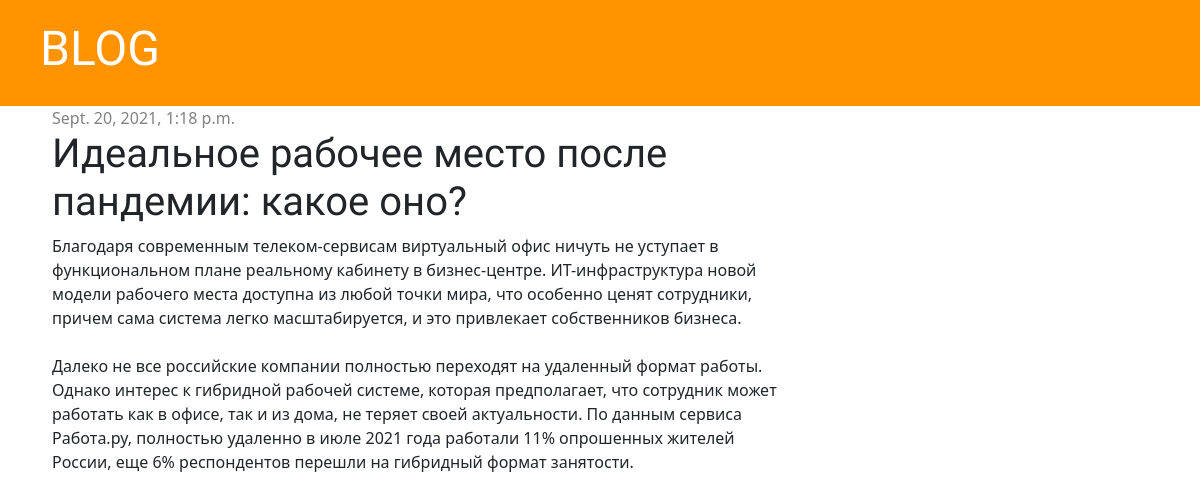
The app's page /post/1/ with its own data.
### blog/models.py (models this page shows, shortened)
class Post(models.Model):
    author = models.ForeignKey(settings.AUTH_USER_MODEL, on_delete=models.CASCADE)
    title = models.CharField(max_length=200)
    text = models.TextField()
    created_date = models.DateTimeField(default=timezone.now)
    published_date = models.DateTimeField(blank=True, null=True)

### blog/views.py (the view)
# urls.py: path('post/<int:pk>/', views.post_detail, name='post_detail'),
def post_detail(request, pk):
    post = get_object_or_404(Post, pk=pk)
    return render(request, 'blog/post_detail.html', {'post': post})

### blog/templates/blog/post_detail.html (shortened to what this page needs)
{% extends 'blog/base.html' %}
{% block content %}
    <div class="post">
        {% if post.published_date %}
            <div class="date">
                {{ post.published_date }}
            </div>
        {% endif %}
        <h1>{{ post.title }}</h1>
        <p>{{ post.text|linebreaksbr }}</p>
    </div>
{% endblock %}

### records on screen
Post: published_date "Sept. 20, 2021, 1:18 p.m.", title "Идеальное рабочее место после пандемии: какое оно?", text "Благодаря современным телеком-сервисам виртуальный офис ничуть не уступает в функциональном плане реальному кабинету в бизнес-центре. ИТ-инфраструктура новой модели рабочего места доступна из любой точки мира, что особенно ценят сотрудники, причем сама система легко масштабируется, и это привлекает собственников бизнеса. Далеко не все российские компании полностью переходят на удаленный формат работы. Однако интерес к гибридной рабочей системе, которая предполагает, что сотрудник может работать как в офисе, так и из дома, не теряет своей актуальности. По данным сервиса Работа.ру, полностью удаленно в июле 2021 года работали 11% опрошенных жителей России, еще 6% респондентов перешли на…"
